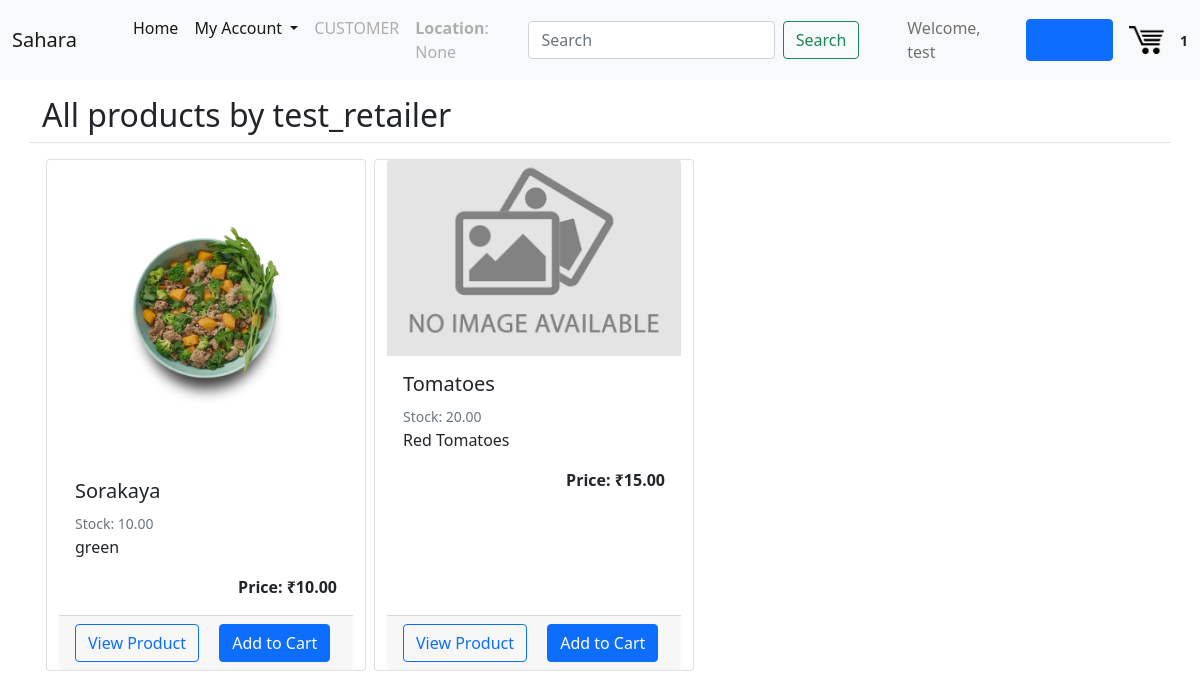
Screenshot of /vendor/test_retailer (signed in) with the database file from the repository.
### users/models.py (models this page shows, shortened)
class Profile(models.Model):
    user = models.OneToOneField(User, on_delete=models.CASCADE)
    user_type = models.CharField(max_length=20, choices = USER_TYPES, default = "CUSTOMER")
    location = models.CharField(max_length=50, blank=True, null=True)
    country = models.CharField(max_length=50, blank=True, null=True)
    state = models.CharField(max_length=50, blank=True, null=True)

### core/models.py (models this page shows, shortened)
class Product(models.Model):
    seller = models.ForeignKey(User, on_delete = models.CASCADE, related_name="seller")
    date_posted = models.DateTimeField(auto_now_add=True)
    stock = models.DecimalField(max_digits=20, decimal_places=2, default=0.00, validators=[MinValueValidator(Decimal('0.00'))])
    title = models.CharField(max_length=255)
    content = models.TextField(blank=True, null=True)
    img = models.FileField(default = "default.png", upload_to = "", blank=True, null=True)
    tags = models.CharField(
        max_length = 20,
        choices = CAT_CHOICES,
        default = 'vegetables',
    )
    measurment_unit = models.CharField(
        max_length = 5,
        choices = UNIT_CHOICES,
        default = 'kg',
    )
    price_per_unit = models.DecimalField(max_digits=20, decimal_places=2, validators=[MinValueValidator(Decimal('0.00'))])

### core/views.py (the view)
# urls.py: path('vendor/<str:username>', SellerProductListView.as_view(), name='seller-prods'),
class SellerProductListView(ListView):
    model = Product
    template_name = 'core/seller_prods.html'
    context_object_name = 'prods'
    paginate_by = 20
    def get_queryset(self):
        user = get_object_or_404(User, username=self.kwargs.get('username'))
        return Product.objects.filter(seller=user).order_by('-date_posted')
    def get_context_data(self, **kwargs):
        user = get_object_or_404(User, username=self.kwargs.get('username'))
        context = super().get_context_data(**kwargs)
        context['seller'] = user
        customer = self.request.user
        order, created = Order.objects.get_or_create(customer=customer, complete=False)
        cartItems = order.get_cart_items
        context['cartItems'] = cartItems
        return context

### core/models.py (called while the page is built)
    @property
    def get_cart_items(self):
        order_items = self.orderitem_set.all()
        x = [item.quantity for item in order_items]
        total = len(x)
        return total

### core/templates/core/seller_prods.html (shortened to what this page needs)
{% extends "core/base.html" %}
{% block content %}
    {% if request.user == seller %}
      <div>
        <div class="border-bottom pt-3">
          <h2 >My Products</h2>
        </div>
        <a href="/product/new" class="btn btn-outline-primary mt-1 mb-1">Add Product</a>
      </div>
    {% else %}
    <div class="border-bottom pt-3">
      <h2 >All products by {{ seller }}</h2>
    </div>
    {% endif %}
    {% for prod in prods %}
    <div class="card mr-3" style="top:1rem; left: 1rem; width: 20rem; margin-right: 0.5rem; ">
        <a href="/product/{{prod.id}}">
            <img src="{{ prod.img.url }}" class="card-img-top" alt="Product image">
        </a>
        <div class="card-body">
            <a style="text-decoration: none; color:inherit" href="/product/{{prod.id}}">
                <h5 class="card-title">{{ prod.title }}</h5>
            </a>
            <small class = 'text-muted'>Stock: {{ prod.stock }}</small>
            <p class="card-text" style="white-space: nowrap; overflow: hidden; text-overflow: ellipsis;">{{ prod.content }}</p>
            <strong style="float: right;">Price: &#8377;{{ prod.price_per_unit }}</strong>
        </div>
        <div class="card-footer">
        {% if prod.seller == user %}
          <a class="btn btn-secondary btn-sm mt-1 mb-1" href="{% url 'prod-update' prod.id %}">Update or add stock</a>
          <a class="btn btn-danger btn-sm mt-1 mb-1" href="/product/{{ object.id }}/delete">Delete</a>
        {% else %}
          <a href="/product/{{prod.id}}" class="card-link btn btn-outline-primary">View Product</a>
          <button data-product = "{{ prod.id }}" data-action="add" class="card-link btn btn-primary update-cart">Add to Cart</button>
        {% endif %}
        </div>
      </div>
    {% endfor %}
{% endblock content %}

### core/templates/core/base.html (shortened to what this page needs)
{% load static %}
<!DOCTYPE html>
<html lang="en">
<head>
    <link href="https://cdn.jsdelivr.net/npm/bootstrap@5.0.0-beta3/dist/css/bootstrap.min.css" rel="stylesheet">
    <link rel="stylesheet" href="{% static 'core/css/main.css' %}">
</head>
<body>
    <header class = "site-header">
        <nav class="navbar navbar-expand-lg navbar-light bg-light">
            <div class="container-fluid">
              <a class="navbar-brand" href="{% url 'app-home' %}">Sahara</a>
              <div class="collapse navbar-collapse" id="navbarSupportedContent">
                <ul class="navbar-nav me-auto mb-2 mb-lg-0" style="position: relative; margin-left: 2rem;">
                  <li class="nav-item">
                    <a class="nav-link active" aria-current="page" href="{% url 'app-home' %}">Home</a>
                  </li>
                  <li class="nav-item dropdown">
                    <a class="nav-link active dropdown-toggle" href="#" id="navbarDropdown" role="button" data-bs-toggle="dropdown" aria-expanded="false">
                      My Account
                    </a>
                  </li>
                  {% if user.is_authenticated %}
                  <li class="nav-item">
                    <a class="nav-link disabled" href="#" tabindex="-1" aria-disabled="true">{{user.profile.user_type}}</a>
                  </li>
                  <li class="nav-item">
                    <a class="nav-link disabled" href="#" tabindex="-1" aria-disabled="true"><b>Location</b>: {{user.profile.location}}</a>
                  </li>
                  {% endif %}
                </ul>
                  <form method="POST" action="/search" class="d-flex text-center" style="margin-right: 3em;">
                    <input class="form-control me-2" name="search" type="search" placeholder="Search" id="searchbox" aria-label="Search">
                    <button class="nav-item btn btn-outline-success" type="submit">Search</button>
                  </form>
                {% if user.is_authenticated %}
                      <span class="navbar-text" style="margin-right: 0.5em;">
                      Welcome, {{user.username}}
                      </span>
                      <a class = "nav-item nav-link btn btn-primary d-flex" style="float: right; margin-left: 0.5rem;" href="/logout">Logout</a>
                {% endif %}
                <a href="{% url 'cart' %}">
                <img  id="cart-icon" width="35" style="margin-left: 1rem; margin-right: 1rem;" src="{% static 'core/cart.png' %}">
                </a>
                <small style="font-weight:bold;">{{ cartItems }}</small>
              </div>
            </div>
          </nav>
    </header>
    <main role="main" class="container">
      <div class="row">
          {% block content %}{% endblock %}
        </div>
    </main>
    <link rel="stylesheet" href="https://use.fontawesome.com/releases/v5.7.0/css/all.css">
  </body>
</html>

### rows the page displays
Product: img (picture), title "Sorakaya", stock "10.00", content "green", price_per_unit "10.00"
Product: img (placeholder picture), title "Tomatoes", stock "20.00", content "Red Tomatoes", price_per_unit "15.00"

### other values shown
{{ user.profile.user_type }} "CUSTOMER"
{{ user.profile.location }} "None"
{{ user.username }} "test"
{{ cartItems }} "1"
{{ seller }} "test_retailer"
